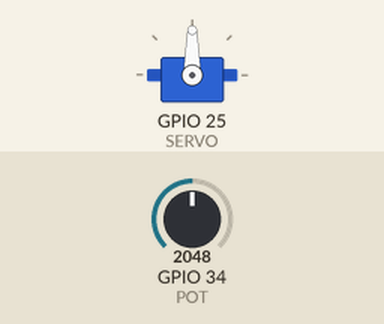
Recording of a sketch running on a simulated ESP32. On the bench: servo. The inputs (shaded band) are chosen by the test bench; at power-on: GPIO 34 (POT) = 2048.

Above: at 1.3 s.
1.4 s: GPIO 34 (POT) set to 2866
At 2.6 s:
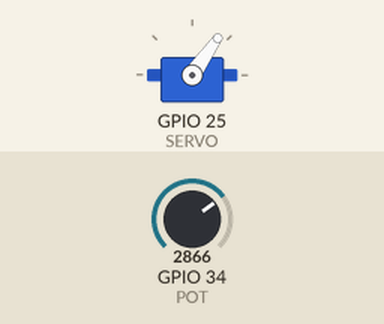
2.9 s: GPIO 34 (POT) set to 3603
At 3.7 s:
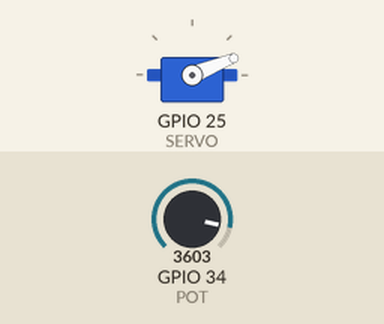
4.4 s: GPIO 34 (POT) set to 4095
At 4.8 s:
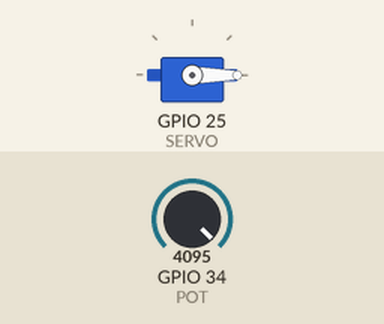
5.9 s: GPIO 34 (POT) set to 1228
At 7.1 s:
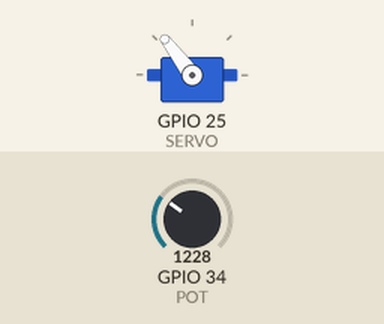
7.4 s: GPIO 34 (POT) set to 491
At 8.3 s:
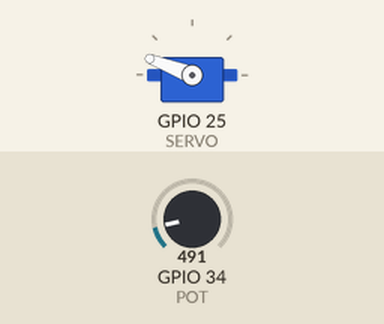
Timing chart, 0 to 9.9 s (numbered marks = the images above; inputs shaded):
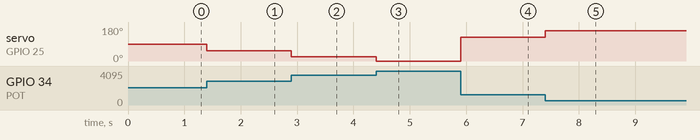

Measured:
- after the input at 1.4 s, servo on GPIO 25 (SERVO): 90° → 55° at once
- after the input at 2.9 s, servo on GPIO 25 (SERVO): 55° → 22° at once
- after the input at 4.4 s, servo on GPIO 25 (SERVO): 22° → 0° at once
- after the input at 5.9 s, servo on GPIO 25 (SERVO): 0° → 127° at once
- after the input at 7.4 s, servo on GPIO 25 (SERVO): 127° → 159° at once

The sketch:

S03_control_pot.ino
```cpp
// Titulo: S03_control_pot
// Autor: Gabriel Bravo T31A

#include <ESP32Servo.h>

#define POT 34
#define SERVO 25

Servo servo;

int potValue;
int prevPotValue;

void setup()
{
  ESP32PWM::allocateTimer(0);
  servo.setPeriodHertz(50);
  servo.attach(SERVO, 600, 2400);

  servo.write(90);
  delay(180);
  prevPotValue = 90;
}

void loop()
{
  potValue = map(analogRead(POT), 0, 4095, 180, 0);

  if(prevPotValue != potValue)
  {
    servo.write(potValue);
    delay(3 * abs(potValue - prevPotValue));
    prevPotValue = potValue;
  }
}
```
